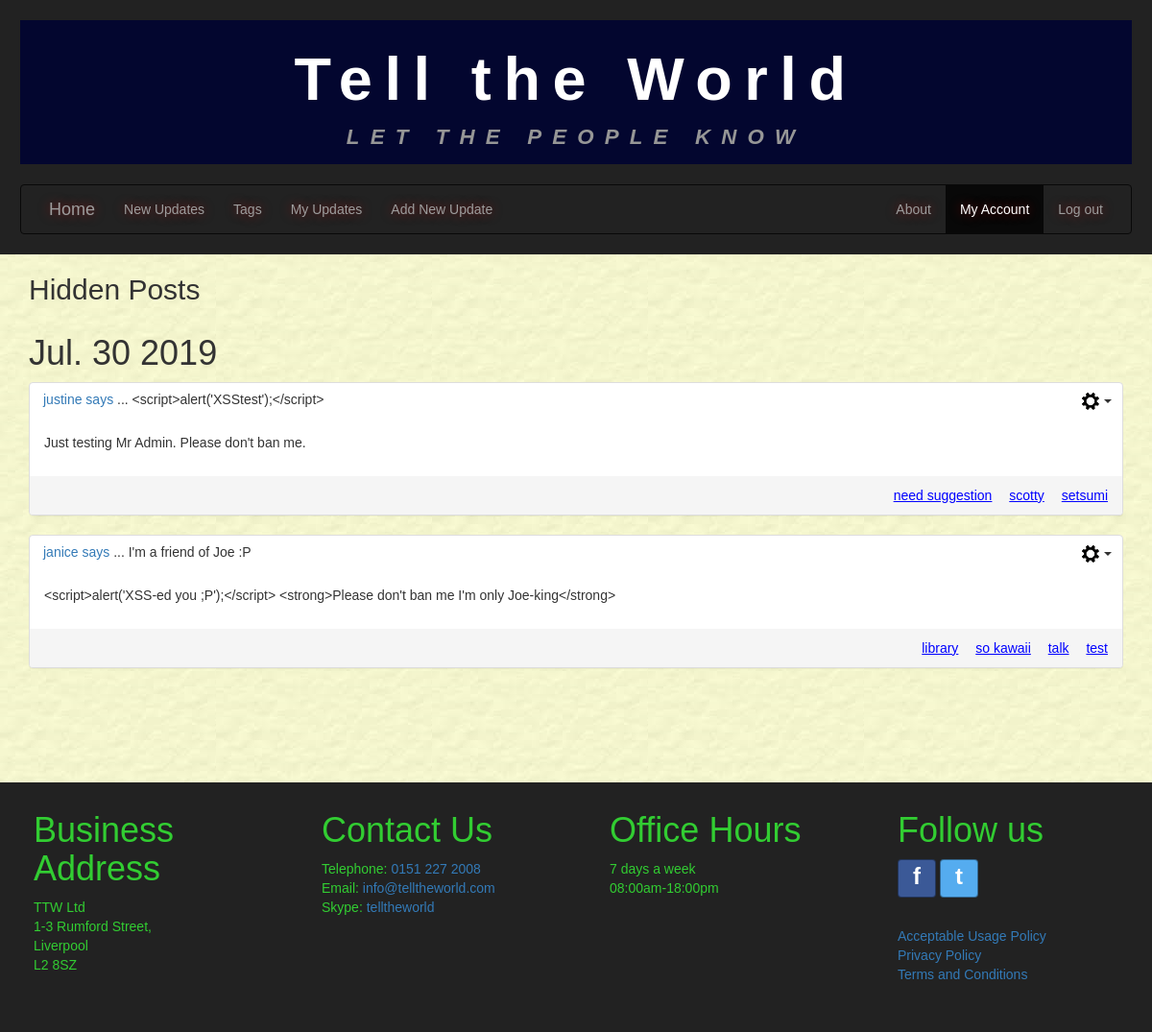
/hiddenposts/ (signed in), run on the app's committed database.
### tellings/models.py (models this page shows, shortened)
class HiddenPost(models.Model):
    postID = models.ForeignKey(UserPost, on_delete=models.CASCADE, db_column='postID')
    hideFrom = models.ForeignKey(settings.AUTH_USER_MODEL, on_delete=models.CASCADE,
                             db_column='hideFrom')
    class Meta:
        verbose_name = "HiddenPost"
        verbose_name_plural = "HiddenPosts"

class UserPost(models.Model):
    postID = models.AutoField(primary_key=True, db_column='postID')
    user = models.ForeignKey(settings.AUTH_USER_MODEL, on_delete=models.CASCADE,
                             db_column='user')
    dateOfPost = models.DateTimeField()
    postTitle = models.CharField(max_length=35)
    postText = models.CharField(max_length=255)
    dateOfEdit = models.DateTimeField(null=True, blank=True)
    @property
    def post_tags(self):
        tagmaps = Tagmap.objects.filter(postID=self.postID)
        tagList = sorted([tag.tagID.tagName for tag in tagmaps])
        return tagList
    class Meta:
        verbose_name = "UserPost"
        verbose_name_plural = "UserPosts"

class Tag(models.Model):
    tagID = models.AutoField(primary_key=True, db_column='tagID')
    tagName = models.CharField(max_length=15)
    class Meta:
        ordering = ['tagName']
        verbose_name = "Tag"
        verbose_name_plural = "Tags"

### tellings/views.py (the view)
# urls.py: path('hiddenposts/', HiddenPostListView.as_view(), name='hiddenposts'),
class HiddenPostListView(LoginRequiredMixin, generic.ListView):
    model = HiddenPost
    template_name = "tellings/hiddenpost_list.html"
    paginate_by = 20
    http_method_names = ['get']
    def get_queryset(self):
      current_user = self.request.user
      blockedPosts = self.get_blockedPosts_list()
      if self.request.method == 'GET' and 'username' in self.request.GET:
          username_val = self.request.GET.get('username')
          if User.objects.filter(username=username_val).exists():
              userToBlock = User.objects.get(username=username_val)
              return HiddenPost.objects.filter(postID__user=userToBlock, hideFrom=current_user).exclude(postID__in=blockedPosts).order_by('-postID__dateOfPost')
          else:
              return HiddenPost.objects.filter(hideFrom=current_user).exclude(postID__in=blockedPosts).order_by('-postID__dateOfPost')
      else:
          return HiddenPost.objects.filter(hideFrom=current_user).exclude(postID__in=blockedPosts).order_by('-postID__dateOfPost')
    def blockedUsers(self):
        current_user = self.request.user
        blockedUsers = BlockedUser.objects.filter(blockedBy=current_user)
        return [blocked.blockedUser for blocked in blockedUsers]
    def userBlockedBy(self):
        current_user = self.request.user
        blockedBy = BlockedUser.objects.filter(blockedUser=current_user)
        return [blocked.blockedBy for blocked in blockedBy]
    def get_blockedPosts_list(self):
        blockedUsers = self.blockedUsers()
        blockedBy = self.userBlockedBy()
        blockedList = list(set().union(blockedUsers, blockedBy))
        blockedPosts = []
        if blockedList:
            posts =  UserPost.objects.filter(user__in=blockedList)
            blockedPosts = [post for post in posts]
        return blockedPosts

### tellings/templates/tellings/hiddenpost_list.html (shortened to what this page needs)
{% extends 'tellings/base.html' %}
{% block content %}
<div class="container-fluid main-content">
  <div class="container">
    <h2>Hidden Posts</h2>
    <div class="row">
      {% if hiddenpost_list %}
        {% load static %}
        {% regroup hiddenpost_list by postID.dateOfPost|date:"M. d Y" as ordered_post_list  %}
        {% for mypost in ordered_post_list %}
        <div class="row">
          <h1>{{ mypost.grouper }}</h1>
          <div class="panel-group">
            {% for item in mypost.list %}
              <div class="panel panel-default" id="panel_post_{{ item.postID.postID }}">
                <div class="panel-header hiddenposts-panel-header align_between">
                  <div class="panel-postTitle align-panel-footer-text-left">
                    <p><a href="{% url 'tellings:hiddenposts' %}?username={{ item.postID.user }}" name="{{ item.postID.user }}">
                      {{ item.postID.user }} says</a> ... {{ item.postID.postTitle }}
                    </p>
                  </div>
                  <div class="btn-group align-panel-footer-text-right">
                    <button type="button" class="btn dropdown-toggle post-cog-btn" data-toggle="dropdown" aria-haspopup="true" aria-expanded="false">
                      <img src="{% static 'tellings/imgs/settings_cog.png' %}" alt="">
                      <span class = "caret"></span>
                    </button>
                  </div>
                </div>
                <div>
                  <div class="panel-body">
                    <p id="text_post_{{ item.postID.postID }}">{{ item.postID.postText }}</p>
                  </div>
                </div>
                <div class="panel-footer align_between">
                  <span class="align-panel-footer-text-left last-edited-text">
                  </span>
                    <span class="align-panel-footer-text-right">
                  {% for tag in item.postID.post_tags %}
                    <span class="false-link tagLink">{{ tag }}</span>
                  {% endfor %}
                  </span>
                </div>
              </div>
              <br />
            {% endfor %}
          </div>
        </div>
        {% endfor %}
      {% else %}
      <div class="user-comment-container">
        <p class="user-no-comments-text">You have not hidden any posts.</p>
      </div>
      {% endif %}
    </div>
  </div>
</div>
{% endblock %}

### tellings/static/tellings/css/style.css (style rules this page uses)
* { font-family: Arial, Helvetica, sans-serif; margin: 0; padding: 0; color: #333; }
body { background-image: url('../imgs/bgimage.jpg'); }
.container-fluid { margin: 0em; padding-left: 0px; padding-right: 0px; }
.main-content { min-height: 550px; }
.row { margin: 0em; }
.align_between { display: flex; justify-content: space-between; }
.panel-body p { word-wrap: break-word; }
.hiddenposts-panel-header { padding: .5em 0em 0em 1em; }
.align-panel-footer-text-left { text-align: left; }
.align-panel-footer-text-right { text-align: right; }
.tagLink { padding-left: 1em; }
.post-cog-btn { padding: 0em 10px 0em 10px; background-color: white; }
.false-link { color: blue; text-decoration: underline; }
.last-edited-text { font-size: 0.8em; font-style: italic; }

### data on the page
HiddenPost: postID.user "justine", postID.postTitle "<script>alert('XSStest');</script>", postID.postText "Just testing Mr Admin. Please don't ban me."
Tag: post_tags "need suggestion"
Tag: post_tags "scotty"
Tag: post_tags "setsumi"
HiddenPost: postID.user "janice", postID.postTitle "I'm a friend of Joe :P", postID.postText "<script>alert('XSS-ed you ;P');</script> <strong>Please don't ban me I'm only Joe-king</strong>"
Tag: post_tags "library"
Tag: post_tags "so kawaii"
Tag: post_tags "talk"
Tag: post_tags "test"

### other printed values
{{ mypost.grouper }} "Jul. 30 2019"
